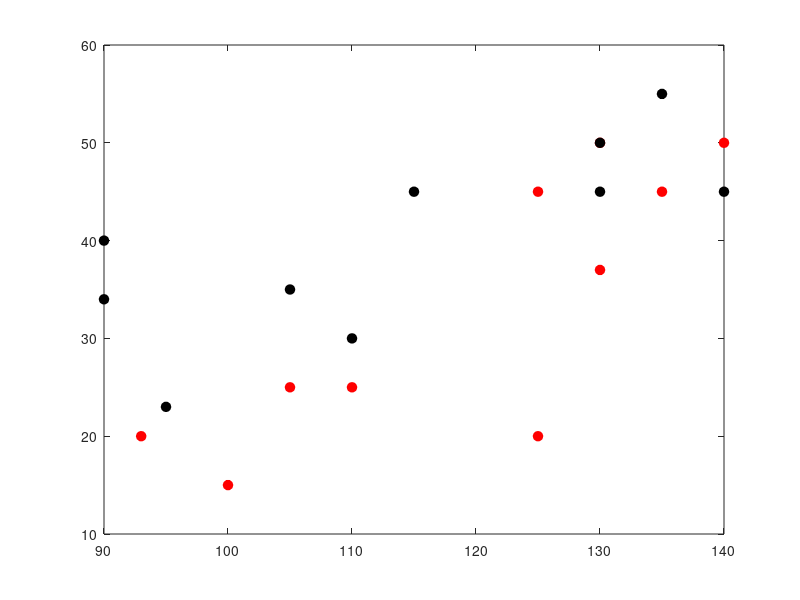

MATLAB code to generate this figure: (Note: this script raises an error after producing the figure.)
close all
clear all
% Kodlin (1951) reported an experiment that compared two 
% substances for lowering blood pressure, denoted as 
% Substances A and B. Two groups of animals are randomized
% to the two substances and a decrease in pressure is recorded.
% The initial pressure is recorded.  Compare the two
% substances by accounting for possible effect of the initial
% pressure on the decrease in pressure. Discuss the results 
% of the ANCOVA analysis and compare them with those obtained
% by ignoring the potential effect of initial pressure.
% 
x = [135 125 125 130 105 130 140  93 110 100 ...
      90 135 130 115 110 140 130  95  90 105];
y = [45 45 20 50 25 37 50 20 25 15 ...
     34 55 50 45 30 45 45 23 40 35];
g = [1 1 1 1 1 1 1 1 1 1 2 2 2 2 2 2 2 2 2 2];

a = 2; n = 10;

x1=x(g==1);  x2=x(g==2); 
y1=y(g==1);  y2=y(g==2); 
x1b=mean(x1); x2b=mean(x2);  
y1b=mean(y1); y2b=mean(y2); 
xb = mean(x); yb = mean(y);

SXX = sum( (x - xb).^2 );
SXY = sum( (x - xb).* (y - yb) );
SYY = sum( (y - yb).^2 );

QXX = sum( (x1-x1b).^2 + (x2-x2b).^2  );
QXY = sum( (x1-x1b).* (y1 - y1b) + ...
    (x2-x2b).*(y2 - y2b)  );
QYY = sum( (y1-y1b).^2 + (y2-y2b).^2  );
% estimators in the model parameters mu, alpha_i, beta
mu = yb
b = QXY/QXX     % 0.5175
alpha = [y1b y2b] - [yb yb] - b*([x1b x2b]-[xb xb])     %-4.8714    4.8714
intercept = mu - b*xb   %  -23.6659
% two group intercepts  -23.6659-4.8714= -28.5373  
%                                    -23.6659+4.8714= -18.7946

TXX = SXX - QXX;
TXY = SXY - QXY;
TYY = SYY - QYY;

SSE = QYY - QXY^2/QXX;
MSE = SSE/(a * (n-1) - 1 );
SSEp = SYY - SXY^2/SXX;

% F test for testing H_0: alpha_i = 0 (all i)
F1 = ((SSEp - SSE)/(a-1)) /MSE   %   7.6321
pvalF1 = 1- fcdf(F1,a-1, a*(n-1) - 1)  % 0.0133

% F test for testing H_0: beta = 0
F2 = (QXY^2/QXX)/MSE    %  24.5668
pvalF2 = 1 - fcdf(F2, 1, a * (n-1)-1 )  % 1.2003e-04

  
plot(x1, y1, 'ro','markersize',7, 'MarkerFaceColor','r')
hold on
plot(x2, y2, 'ko','markersize',7, 'MarkerFaceColor','k')
legend('A','B',2)
plot(x, mu + alpha(1) + b*(x - xb ),'r-', 'linewidth',2)
plot(x, mu + alpha(2) + b*(x - xb ),'k-', 'linewidth',2)
hold off

%print -depsc 'C:\Springer\Reg\Regeps\ancovakodlin.eps'

%%
aoctool(x, y, g)    %intercepts p=0.0133; slope p=0.0001

%% 
% Ignore x ... no significant differences.
y = [45 45 20 50 25 37 50 20 25 15 ...
     34 55 50 45 30 45 45 23 40 35];
g = [1 1 1 1 1 1 1 1 1 1 2 2 2 2 2 2 2 2 2 2];

y1=y(g==1); y2=y(g==2);
n1=length(y1); n2=length(y2); %10  10
s1=std(y1); s2=std(y2); %13.6284    9.7160
sp = sqrt( ((n1-1)* s1^2 + (n2-1)*s2^2)/(n1+n2-2));  %11.8350
t = (mean(y1)-mean(y2))/(sp * sqrt( 1/n1 + 1/n2)) %-1.3226
%Pval for onesided alternative H1: mu1 < mu2
pval = tcdf(t, n1+n2-2)   %0.1013

